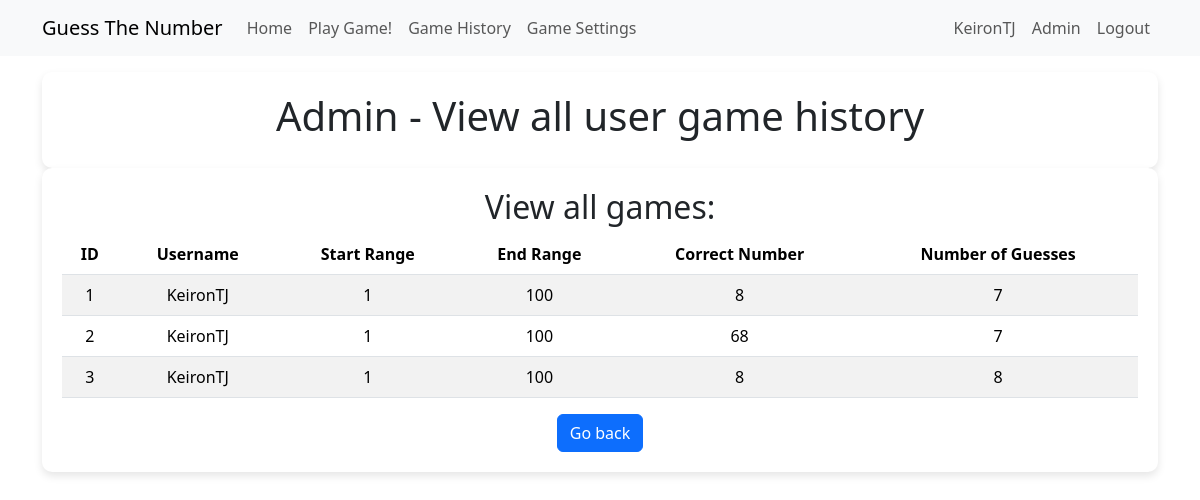
The page /admin_game_history (signed in) on the database as committed earlier.
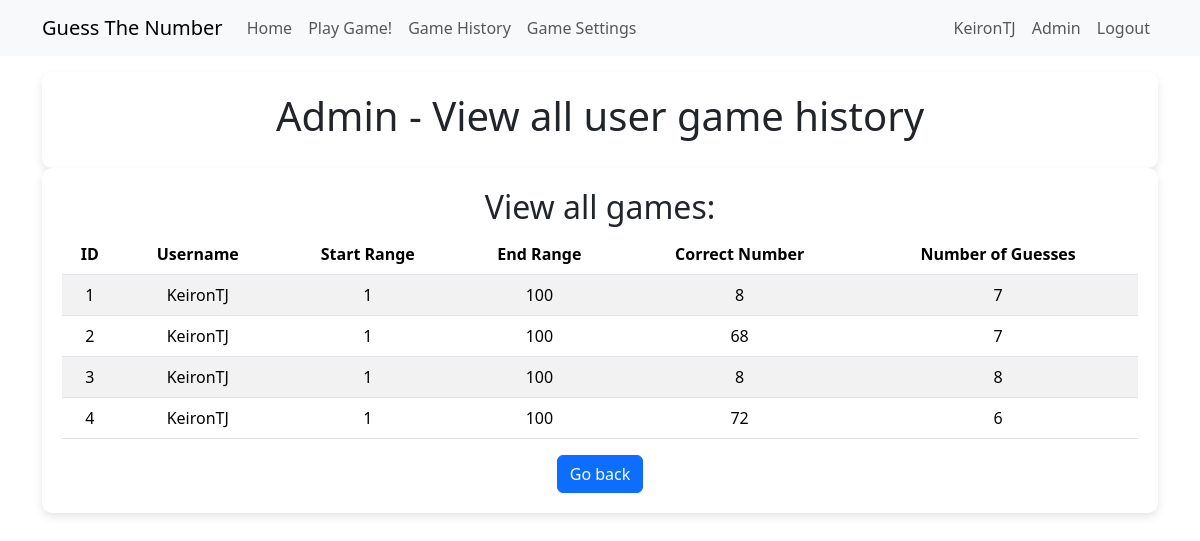
The same page on the database as committed later.
### app/models.py (models this page shows, shortened)
class User(UserMixin, db.Model):
    id = db.Column(Integer, primary_key=True)
    username = db.Column(String(64), index=True, unique=True)
    email = db.Column(String(120), index=True, unique=True)
    password_hash = db.Column(String(256))
    guesses = so.relationship('GuessTheNumberHistory', back_populates='user')
    guess_settings = so.relationship('GuessTheNumberSettings', back_populates='user')
    roles = so.relationship('Role', secondary='user_roles', back_populates='users')
    def is_admin(self):
        return 'admin' in [role.name for role in self.roles]

class GuessTheNumberHistory(db.Model):
    id = db.Column(Integer, primary_key=True)
    user_id = db.Column(Integer, db.ForeignKey('user.id'))
    start_range = db.Column(Integer)
    end_range = db.Column(Integer)
    correct_number = db.Column(Integer)
    number_of_guesses = db.Column(Integer)
    user = so.relationship('User', back_populates='guesses')

### app/admin/routes.py (the view)
@bp.route('/admin_game_history', methods=['GET', 'POST'])
@login_required
@admin_required
def admin_game_history():
    gamehistory = db.session.query(GuessTheNumberHistory).all()
    return render_template('admin/admin_game_history.html',
                           title='Admin Game',
                           gamehistory=gamehistory)

### app/models.py (called while the page is built)
@login.user_loader
def load_user(id):
    return db.session.get(User, int(id))

### app/templates/admin/admin_game_history.html
{% extends "main/base.html" %}
{% block content %}
<div class="customdiv">
    <h1>Admin - View all user game history</h1>
</div>
<div class="customdiv">
    <h2>View all games:</h1>
    <table class="table table-striped">
        <thead>
            <tr>
                <th>ID</th>
                <th>Username</th>
                <th>Start Range</th>
                <th>End Range</th>
                <th>Correct Number</th>
                <th>Number of Guesses</th>
            </tr>
        </thead>
        <tbody>
            {% for game in gamehistory %}
                <tr>
                    <td>{{ game.id }}</td>
                    <td>{{ game.user.username }}</td>
                    <td>{{ game.start_range }}</td>
                    <td>{{ game.end_range }}</td>
                    <td>{{ game.correct_number }}</td>
                    <td>{{ game.number_of_guesses }}</td>
                </tr>
            {% endfor %}
        </tbody>
    </table>
    <a href="{{ url_for('admin.admin_home') }}" class="btn btn-primary">Go back</a>
</div>
{% endblock %}

### app/templates/main/base.html (shortened to what this page needs)
<!doctype html>
<html lang="en">
<head>
    <link href="https://cdn.jsdelivr.net/npm/bootstrap@5.3.2/dist/css/bootstrap.min.css"
          rel="stylesheet"
>
    <link rel="stylesheet" href="{{ url_for('static', filename='style.css') }}">
</head>
<body>
    <nav class="navbar navbar-expand-lg bg-body-tertiary">
        <div class="container">
            <a class="navbar-brand" href="{{ url_for('game.guess_the_number') }}">Guess The Number</a>
            <div class="collapse navbar-collapse" id="navbarSupportedContent">
                <ul class="navbar-nav me-auto mb-2 mb-lg-0">
                    <li class="nav-item">
                        <a class="nav-link" aria-current="page" href="{{ url_for('main.index') }}">Home</a>
                    </li>
                    <li class="nav-item">
                        <a class="nav-link" aria-current="page" href=" {{ url_for('game.guess_the_number')}}">Play Game!</a>
                    </li>
                    <li class="nav-item">
                        <a class="nav-link" aria-current="page" href=" {{ url_for('game.guess_the_number_history') }}">Game History</a>
                    </li>
                    <li class="nav-item">
                        <a class="nav-link" aria-current="page" href="{{ url_for('game.guess_the_number_settings') }}">Game Settings</a>
                    </li>
                </ul>
                <ul class="navbar-nav mb-2 mb-lg-0">
                    {% if current_user.is_anonymous %}
                        <li class="nav-item">
                            <a class="nav-link" aria-current="page" href="{{ url_for('auth.login') }}"">Login</a>
                        </li>
                    {% else %}
                        <li class="nav-item">
                            <a class="nav-link" aria-current="page" href="{{ url_for('main.index')}} ">{{ current_user.username }}</a>
                        </li>
                        {% if current_user.is_admin() %}
                            <li class="nav-item">
                                <a class="nav-link" aria-current="page" href="{{ url_for('admin.admin_home') }}">Admin</a>
                            </li>
                        {% endif %}
                        <li class="nav-item">
                            <a class="nav-link" aria-current="page" href="{{ url_for('auth.logout')}} ">Logout</a>
                        </li>
                    {% endif %}
                </ul>
            </div>
        </div>
    </nav>
    <div class="container mt-3">
        {% block content %}{% endblock %}
    </div>
</body>
</html>

### app/static/style.css (style rules this page uses)
.customdiv { background-color: white; padding: 20px; border-radius: 10px; box-shadow: 0 4px 8px rgba(0,0,0,0.1); text-align: center; }

Rows that differ between the two databases and show on the page:
added GuessTheNumberHistory: id "4", user.username "KeironTJ", start_range "1", end_range "100", correct_number "72", number_of_guesses "6"
